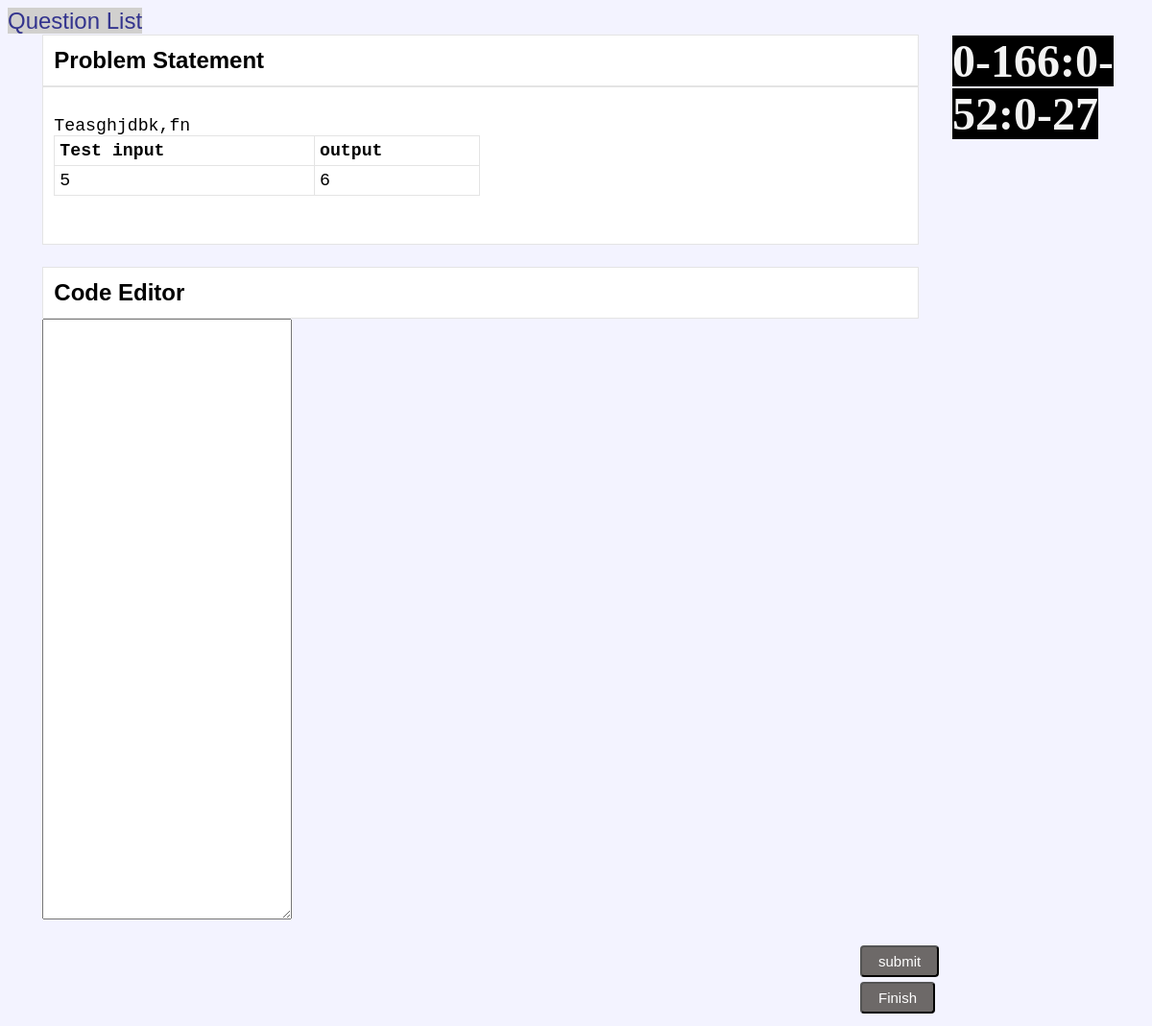
The page /round2/1/1/ on the database its author committed.
### round2/models.py (models this page shows)
class Question(models.Model):
    question = models.TextField(max_length=4000)
    question_title = models.CharField(max_length=2000)
    input = models.CharField(default=0, max_length=5000)
    correct_op = models.CharField(default=0, max_length=10000)
    explanation = models.CharField(max_length=7000)
    test_input = models.CharField(max_length=700)
    test_output = models.CharField(max_length=10000)
    cost = models.IntegerField()
    user = models.ManyToManyField(User, null=True, through="Score")
    type = models.CharField(default="Easy", max_length=10)
    def __str__(self):
        return self.question_title

### round2/views.py (the view)
# urls.py: url(r'^(?P<user_id>[0-9]+)/(?P<question_id>[0-9]+)/$', views.question_details, name='question_details'),
def question_details(request, user_id, question_id):
    selected_question = Question.objects.get(pk=question_id)
    print(selected_question)
    current_user = User.objects.get(pk=user_id)
    print(current_user.end_time)
    print(current_user.end_time - time.time())
    bought = False
    if current_user in selected_question.user.all():
        bought = True
    jsonDec = json.decoder.JSONDecoder()
    current_user.total_score = 0
    current_user.save()
    try:
        previous_code = open(str(question_id) + '_' + str(user_id) + '.cpp', 'r').read()
    except:
        previous_code = ""
    return render(request, 'round2/question_details.html',
                  {'pegs_id': int("3"), 'bought': bought, 'selected_question': selected_question,
                   'question_id': selected_question.pk,
                   'user_id': user_id, 'submitted_code': previous_code,
                   'remaining_time': current_user.end_time - time.time()})

### round2/templates/round2/question_details.html (shortened to what this page needs)
<!DOCTYPE html>
<head xmlns:position="http://www.w3.org/1999/xhtml">
    <link rel="stylesheet"
          href="http://ajax.googleapis.com/ajax/libs/jqueryui/1.12.1/themes/smoothness/jquery-ui.min.css">
</head>
<body>
<a href="{% url 'round2:question' user_id %}" style=" font-size: 150%; ">Question List</a>
<div class="fixed">
    <label
            style="background-color:black;color:#F3F3F3;font-family:serif;font-size:300%;margin-top:-15px; "
    ><b>
        <span id="time1"></span></b>
    </label>
</div>
<div id="problem_title" style="margin-bottom: 0px; font-weight: bold;font-size:150%; ">Problem Statement
</div>
<div id="question" style="font-size:140%;">
<pre>{{ selected_question.question }}
<table style="width:50%">
  <tr>
    <th>Test input</th>
    <th>output</th>
  </tr>
  <tr>
    <td rowspan="2">{{ selected_question.test_input }}</td>
    <td rowspan="2">{{ selected_question.test_output }}</td>
  </tr>
</table>
</pre>
</div>
{% if bought %}
<form action="{% url 'round2:handle_answer' user_id selected_question.pk %}" method="post">
    <div id="code_editor" name="code_editor" style="margin-bottom: 0px; font-weight: bold; font-size:150%;">Code
        Editor
    </div>
    <textarea id="text_area" name="text_area" rows="30" style="font-size:135%;">{{ submitted_code }}</textarea>
    <input type="submit" name="submit" value="submit" id="submit_code">
</form>
{% endif %}
 <button onclick="prompt_user()" style="margin-left:75%;">Finish</button>
</body>
{% load static %}
<link rel="stylesheet" href="{% static 'codemirror.css' %}">
</html>

### round2/templates/round2/question_details.html (style rules this page uses)
body { background: #F3F3FF; font-family: Arial, Helvetica, sans-serif; }
div.fixed { position: fixed; margin-left: 82% }
input[type="submit"], button { margin-bottom: 5px; padding: 6px 17px; margin-left: 75%; font-size: 15px; text-align: center; cursor: pointer; background-color: #6D6968; color: #fff; border-radius: 4px; }
#question, #problem_title { width: 75%; border: 0.5px solid; border-color: #E4E4E4; background: #ffffff; margin-left: 3%; margin-bottom: 2%; padding: 1%; }
#code_editor, #message_display { width: 75%; border: 0.5px solid; border-color: #E4E4E4; background: #ffffff; margin-left: 3%; margin-bottom: 2%; padding: 1%; }
#text_area { "white-space: pre; resize: none; width: 75 %; border: 0.5 px solid; border-color: #E4E4E4; background: #ffffff; margin-top: 0px; margin-left: 3%; margin-bottom: 2%; font-size: 1.2em; padding: 1%; }
table, th, td { border: 1px solid; border-color: #E4E4E4; border-collapse: collapse; }
th, td { padding: 5px; text-align: left; }
a:link { color: #33348e; background-color: #D1D0CE; text-decoration: none; }

### rows shown on the page
Question: question "Teasghjdbk,fn", test_input "5", test_output "6"
